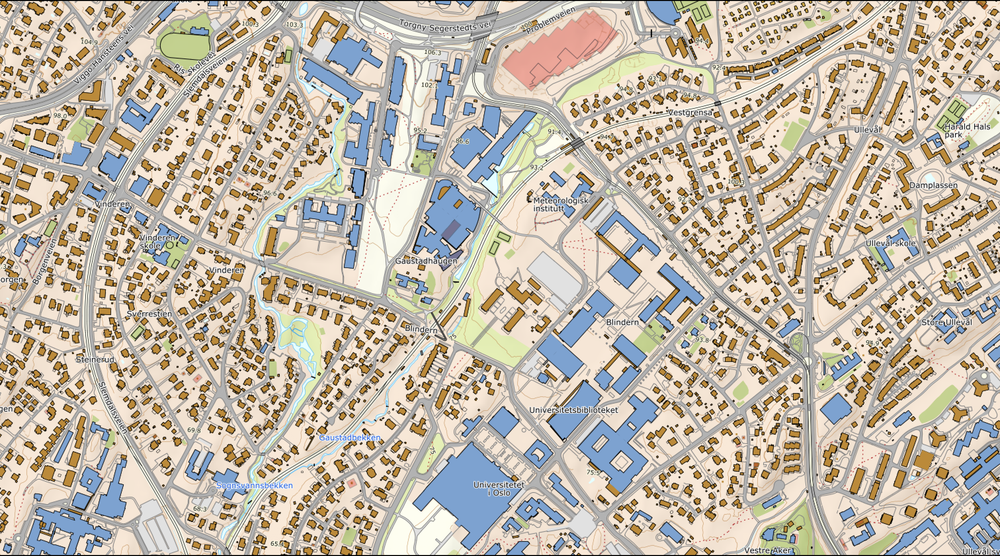
#> input picture dataset/map/blindern_stort.png, 1000 x 556 px, shrunk from 3024 x 1682 before the run
$ python image_matching.py
#> lines starting #> are read from the running program, lines starting #| are printed output that depends on the picture; long printed decimals are rounded
import numpy as np
import cv2
import matplotlib.pyplot as plt

background = cv2.imread("dataset/map/blindern_stort.png")
#> background is the input picture: shape (556, 1000, 3); mean B, G, R 170.5, 184.8, 193.8
background = cv2.cvtColor(background, cv2.COLOR_BGR2RGB)
face = cv2.imread("dataset/map/blindern_BS.png")
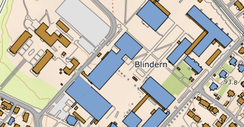
#> input picture dataset/map/blindern_bs.png, 244 x 127 px, shrunk from 738 x 384 before the run, found by its file name
#> face is the input picture: shape (127, 244, 3); mean B, G, R 180.5, 190.8, 194.6
face = cv2.cvtColor(face, cv2.COLOR_BGR2RGB)
height, width, channels = face.shape
#> height = 127; width = 244; channels = 3
print(background.shape)
#| (556, 1000, 3)
print(face.shape)
#| (127, 244, 3)

# methods = ['cv2.TM_CCOEFF_NORMED', 'cv2.TM_CCORR_NORMED', 'cv2.TM_SQDIFF', 'cv2.TM_SQDIFF_NORMED', 'cv2.TM_CCOEFF', 'cv2.TM_CCORR']
methods = ['cv2.TM_CCOEFF_NORMED', 'cv2.TM_CCOEFF']

for x in methods:
    bg_copy = background.copy()
    method = eval(x)
    result = cv2.matchTemplate(bg_copy, face, method)

    #Henter max og min verdi og lokasjon
    min_val, max_val, min_loc, max_loc = cv2.minMaxLoc(result)
    print(min_val, max_val, min_loc, max_loc)
    # if method in [cv2.TM_SQDIFF, cv2.TM_SQDIFF_NORMED]: #fungerer annerleder enn de andre
    #     top_left = min_loc
    # else:
    #     top_left = max_loc
    top_left = max_loc
    print(top_left)


    bottom_right = (top_left[0] + width, top_left[1] + height)

    cv2.rectangle(bg_copy, top_left, bottom_right, 255, 10)

    plt.subplot(131)
    plt.imshow(result)
    plt.title("Template matching resultat")

    plt.subplot(132)
    plt.imshow(bg_copy)
    plt.title('resultatbilde')
    plt.suptitle(x)

    plt.subplot(133)
    plt.imshow(face)
    plt.title('orginal')
    plt.suptitle(x)

    plt.show()
#> this loop made 2 passes
#> (min_val, max_val, min_loc, top_left, bottom_right) on passes 1 to 2: (-0.101, 0.93, (296, 139), (472, 258), (716, 385)), (-23123006, 218966608, (296, 139), (472, 258), (716, 385))
#| -0.1012 0.9296 (296, 139) (472, 258)
#| (472, 258)
#| -23123006.0 218966608.0 (296, 139) (472, 258)
#| (472, 258)
#> pass 1, `result = cv2.matchTemplate(bg_copy, face, method)`:
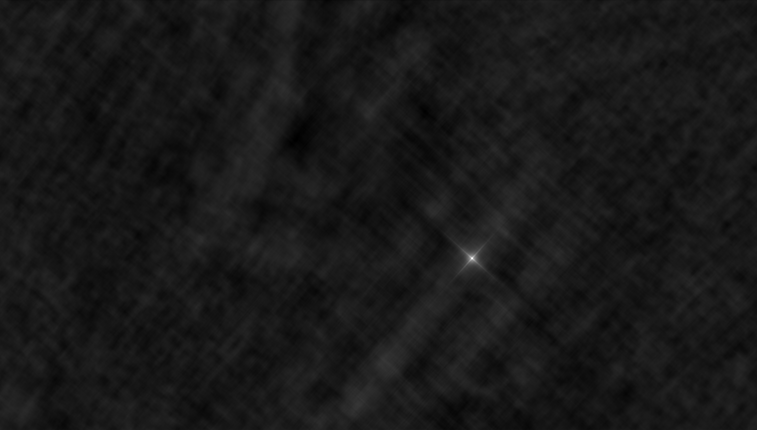
#> result: shape (430, 757) float32; min -0.101, max 0.93, mean -0.000617; drawn with min black and max white
#> pass 1, `plt.show()`:
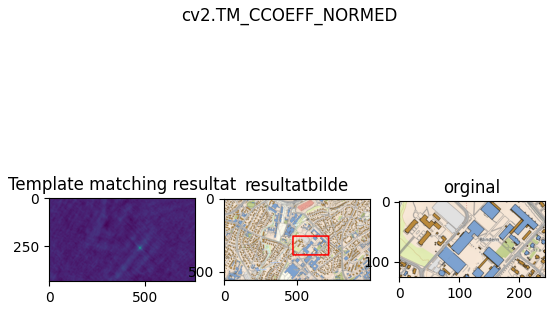
#> figure drawn by matplotlib, 3 panels
# plt.imshow(background)
# plt.show()
